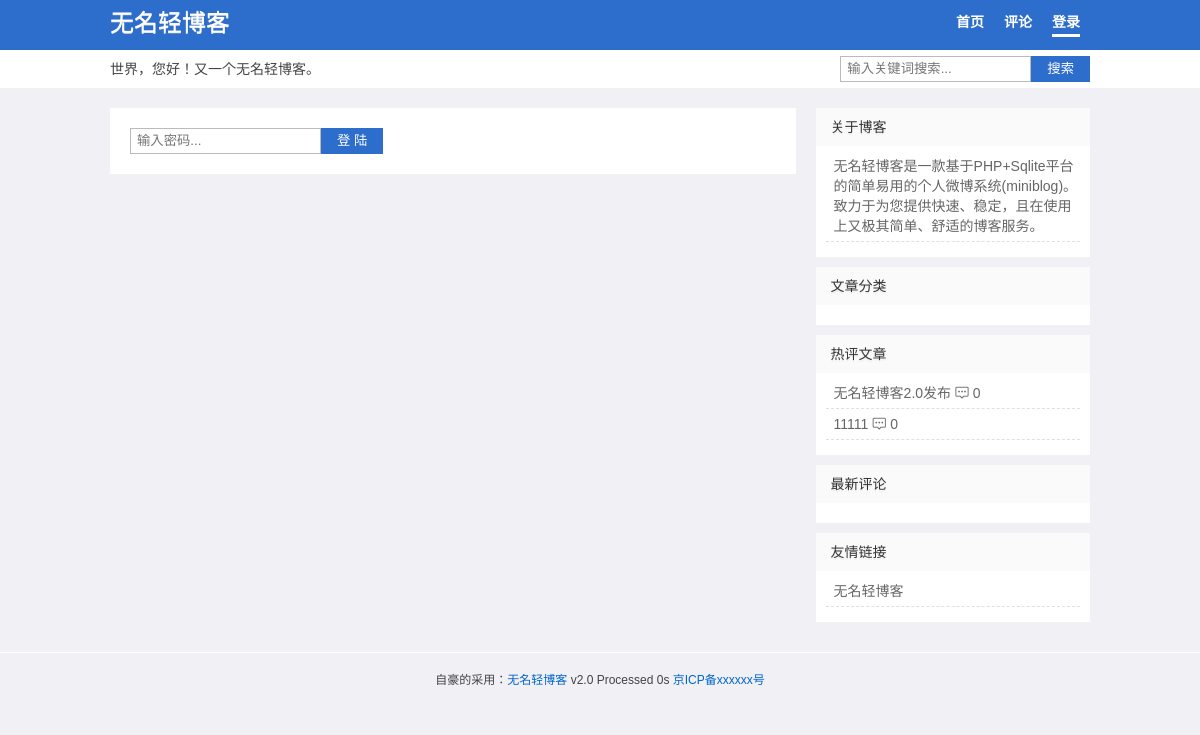
Page /index.php?act=login on the committed database.
### tables this page shows
CREATE TABLE "Set" (id INT (1), webuser VARCHAR (10), webtitle VARCHAR (20), webkey VARCHAR (100), webpass VARCHAR (32), webdesc VARCHAR (255), webmenu TEXT, webclass VARCHAR (100), plsh INT (1), rewrite INT (1), safecode INT (1), icp VARCHAR (20), widget INT (1) DEFAULT (1));

CREATE TABLE Wid (id INTEGER PRIMARY KEY AUTOINCREMENT, title VARCHAR (20), html TEXT, ord INT DEFAULT (1));

CREATE TABLE Log (id INTEGER PRIMARY KEY AUTOINCREMENT, title VARCHAR (100), "key" VARCHAR (100), sum VARCHAR (200), content TEXT, pic VARCHAR (200), pics VARCHAR (500), fm VARCHAR (20), atime DATETIME DEFAULT (datetime('now', 'localtime')), ist INT (1) DEFAULT (0), num INTEGER DEFAULT (0), pass VARCHAR (32), hide INT (1) DEFAULT (0), lock INT (1) DEFAULT (0), tid INT (2) DEFAULT (0));

### index.php (called while the page is built, shortened)
<?php
$t1 = microtime(true);
require 'app/class/app.php';
$db = new DbHelpClass();
$act = isset($_GET['act']) ? $_GET['act'] : '';
$s = isset($_GET['s']) ? htmlspecialchars($_GET['s']) : '';
$file = self();
if($widget=="1") $wid = $db->getdata("select * from `Wid` order by ord");
switch ($act) {
    case 'login':
        $tpl = 'login.php';
        break;
}
include 'assets/'.$template .'/'. $tpl;

### assets/qblog/right.php (the view)
<?php if(!defined('wmblog'))exit;
if ($widget=="1"){
?><div id="sidebar">
     <div class="sidebar">
	  <?php foreach($wid as $v){?>
      <div class="widget">
        <h3><?php echo $v['title'];?></h3>
		<?php if($v['html']	==='topic'){?>
           <ul class="topic"><?php echo topic(10);?> </ul>
	    <?php }elseif ($v['html']	==='comment'){?>
           <ul class="comment"><?php echo comment(10);?></ul>
        <?php }elseif ($v['html']	==='class'){?>
           <ul class="comment"><?php echo _class();?></ul>
		<?php }else{?>
		  <ul><?php echo $v['html'];?></ul>
		<?php } ?>
      </div>
	 <?php } ?>
	 </div>
</div>
<?php } ?>

### assets/qblog/head.php (shortened to what this page needs)
<?php if(!defined('wmblog'))exit;?><!DOCTYPE HTML>
<html>
<head>
<link href="assets/<?php echo $template;?>/style.css" rel="stylesheet" type="text/css" />
</head>
<body>
<div id="wrap">
<div id="header">
  <div class="box-m">
    <div class="logo">
      <h2 id="title"><a href="./"><?php echo $webtitle;?></a></h2>
    </div>
    <div id="navigation">
      <ul id="nav">
		<?php webmenu();?>
      </ul>
    </div>
      </div>
	  <div class="other box-m">
	   <div class="desc"><?php echo $webdesc;?></div>
	   <form method="get" class="search-form" action="<?php echo $file;?>"> <input class="search-text" name="s" autocomplete="off" placeholder="输入关键词搜索..." required="required" type="text" value="<?php echo $s;?>"> <button class="search-submit" alt="搜索" type="submit">搜索</button></form>
	   </div>
</div>

### app/class/app.php (shortened to what this page needs)
<?php
$template = 'qblog';
$admin = isset($_SESSION[KEY.'admin'])?$_SESSION[KEY.'admin']:0;
$set = getset();
$webtitle= $set['webtitle'];
$webdesc= $set['webdesc'];
$rewrite = $set['rewrite'];
$icp = $set['icp'];
$widget = $set['widget'];
$class = explode(',',$set['webclass']);
$webmenu = vmenu($set['webmenu']);
require_once ROOT_PATH.'assets/'.$template.'/theme.php';
function webmenu(){
  $menu = array('add'=>'发布','set'=>'设置','wid'=>'边栏','logout'=>'退出');
  global $webmenu,$admin,$file,$widget;
  echo $webmenu;
  if($admin === 0 ){
      echo '<li><a href="'.$file.'?act=login">登录</a></li>';
  }else{
    foreach($menu as $k=>$v){
	  if ($widget=="0" && $k=='wid') continue;
	  echo '<li><a href="'.$file.'?act='.$k.'">'.$v.'</a></li>';
	}
  }
}
function _class(){
    global $class;
	if(empty($class[0])) return '';
	$str = '';
	return $str;
}
function getset(){
  $db =new DbHelpClass();
  if(empty($_SESSION[KEY.'set'])){
     $rs = $db->getdata("select * from `Set` where id=1");
     $set = $rs[0];
  }else{
     $set = $_SESSION[KEY.'set'];
  }
  return $set;
}
function vurl($id){
   global $rewrite;
   $url =  $rewrite?'post-'.$id.'.html':self().'?act=pl&id='.$id;
   return $url;
}
function vmenu($menu){
	global $rewrite;
	$menu = str_replace('@class',_class(),$menu);
	return $rewrite?str_replace(array('@index','@comment'),array('index.html','comment.html'),$menu):str_replace(array('@index','@comment'),array(self(),self().'?act=plist'),$menu);
}
function self(){
    $self = $_SERVER['PHP_SELF'];
    $php_self=substr($self,strrpos($self,'/')+1);
    return $php_self;
}
class DbHelpClass
    {
        private $conn;
        function __construct()
        {
            $path=ROOT_PATH."app/db/log.db";
			try{
			   $this->conn = new PDO('sqlite:'.$path);
			 }
			catch(Exception $errinfo){
				die ("PDO Connection faild.(可能空间不支持pdo_sqlite，详细错误信息：)".$errinfo);
			}
        }
        function getdata($sql,$params=array())
        {
            $bind=$this->conn->prepare($sql);
            $arrKeys=array_keys($params);
            $bind->execute();
            $result=$bind->fetchAll(PDO::FETCH_ASSOC);
            return $result;
        }
    }

### assets/qblog/theme.php (shortened to what this page needs)
<?php
function topic($n){
	global $db;
	$str = '';
    $rs =  $db->getdata("select id,title,sum,num from `Log` where hide=0 order by num desc limit 0,$n");
	foreach($rs as $v){
		if(empty($v['title'])){
		  $title = mb_substr(strip_tags($v['sum']),0,14,'utf-8');
		  if(empty($title)) {$title = '#分享';}
		}else{
		   $title = $v['title'];
		}
	  $str .= '<li><a href="'. vurl($v['id']) .'">'.$title.'</a> <i class="iconfont">&#xe654;</i> '.$v['num'].'</li>';
	}
   return $str;
}
?>

### assets/qblog/foot.php (shortened to what this page needs)
<?php if(!defined('wmblog'))exit; ?><div id="footer">自豪的采用：<a href="http://www.4jax.net">无名轻博客</a> <?php echo VER;?>  Processed <?php $t2 = microtime(true); echo round($t2-$t1,3); ?>s <a href="http://beian.miit.gov.cn/" rel="nofollow" target="_blank"><?php echo $icp;?></a></div>

### assets/qblog/style.css (style rules this page uses)
body,h1,h2,h3,p,blockquote,dl,dt,dd,ul,ol,li,button,input,textarea { margin: 0; padding: 0 }
body { font: 14px/24px Microsoft YaHei,Tahoma,Arial; background: #f0f0f5; display: block; cursor: default; color: #444; -webkit-font-smoothing: antialiased }
.iconfont { font-family: "iconfont";font-size: 14px;font-style: normal; }
h1,h2,h3 { font-weight: 500;text-shadow: 0 1px 0 #EEE }
a { color: #444;text-decoration: none }
ol,ul,li { list-style: none }
input,textarea,button { outline: 0 }
input[type^="email"],input[type^="text"],input[type^="password"],textarea { border: 1px solid #bbb; }
input { vertical-align: middle }
*,::after,::before { box-sizing: border-box; }
.box-m { width: 980px;margin:0 auto;position:relative; }
#header { background:#2d6dcc;width: 100%;margin-bottom: 20px;position: relative;z-index: 100;border-bottom: 38px solid #FFF;height: 88px; }
#sidebar { width: 28%;float: right;overflow: hidden }
#footer { text-align: center;font-size: 12px;padding: 15px 0;border-top: 1px solid #FFF; }
#header .logo { float: left;margin-top:10px;line-height: 26px;font-size: 14px;position: absolute }
#header .logo a { color: #fff;font-size:24px }
#navigation { position:absolute;right:0;top:10px; }
#nav { display:block; }
#nav li { list-style: none;padding: 0;margin: 0;display: inline }
#nav li { padding: 6px 10px; }
#nav li a { display: inline-block;color: #fff;text-decoration: none;font-size: 14px;font-weight: bold; }
#nav li a:hover, #navigation ul li .on { border-bottom:3px solid #fff; }
.desc,.search-form { display: block;position: absolute;top: 50px;height: 38px;line-height: 38px; }
.desc { left:0; }
.search-form { right:0;padding:6px 0; }
.search-text { float: left;border-right: 0;padding: 0 6px;height: 26px;line-height: 26px;border-radius: 0; }
.search-submit { cursor: pointer;float: left;line-height: 26px;height: 26px;background: #2d6dcc;color: #FFF;padding: 0 16px;text-align: center;border-radius: 0;border: 0; }
.sidebar { box-shadow: 0 1px 2px #CCC;overflow: hidden; }
.widget { background-color: #FFF;margin-bottom: 10px;color: #666;overflow: hidden }
.widget a { color: #666 }
.widget h3 { padding: 0 15px;font-size: 14px;line-height: 38px;color: #333;font-size: 14px;text-shadow: 0 2px 0 #EEE;background: #fafafa; }
.widget ul { padding : 10px }
.widget li { line-height: 20px;padding: 0 0 5px 8px;margin-bottom: 5px;border-bottom: 1px dashed #e0e0e0 }
.comment { overflow: hidden; }
#footer a { color: #06C }

### rows in the picture
set: webtitle "无名轻博客", webmenu "首页 评论", webdesc "世界，您好！又一个无名轻博客。", icp "京ICP备xxxxxx号"
wid: title "关于博客", html "无名轻博客是一款基于PHP+Sqlite平台的简单易用的个人微博系统(miniblog)。致力于为您提供快速、稳定，且在使用上又极其简单、舒适的博客服务。"
wid: title "文章分类"
wid: title "热评文章"
log: title "无名轻博客2.0发布", num "0"
log: title "11111", num "0"
wid: title "最新评论"
wid: title "友情链接", html "无名轻博客"

### other values in the picture
VER "v2.0"
